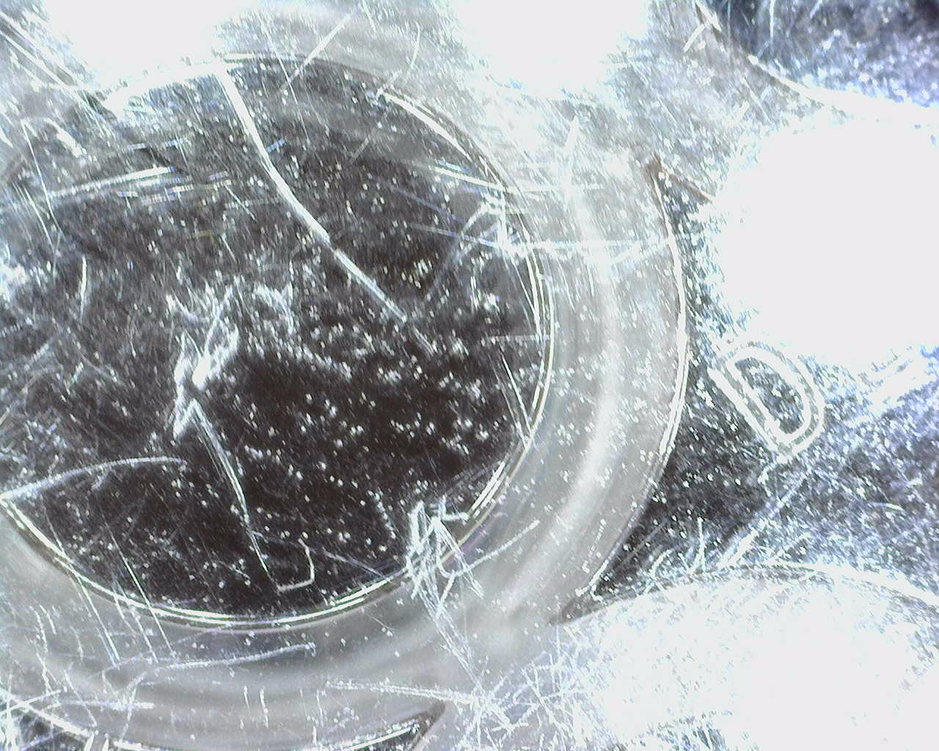
#> input picture well_plate_snapshots/wellplate_20260320_172923.png, 939 x 751 px, shrunk from 1280 x 1024 before the run, found by its file name
$ python Well_test.py
#> lines starting #> are read from the running program, lines starting #| are printed output that depends on the picture; after the words box and inside, x2 and y2 are one past the last pixel; in counts of white or black regions, pixels touching at a corner belong together
## Well test

import cv2
import numpy as np

IMAGE_PATH = "well_plate_snapshots/wellplate_20260320_172923.png"


def main():
    img = cv2.imread(IMAGE_PATH)
#> img is the input picture: shape (751, 939, 3); mean B, G, R 174.6, 170.9, 165.5
    if img is None:
        print("Failed to load image")
        return

    gray = cv2.cvtColor(img, cv2.COLOR_BGR2GRAY)
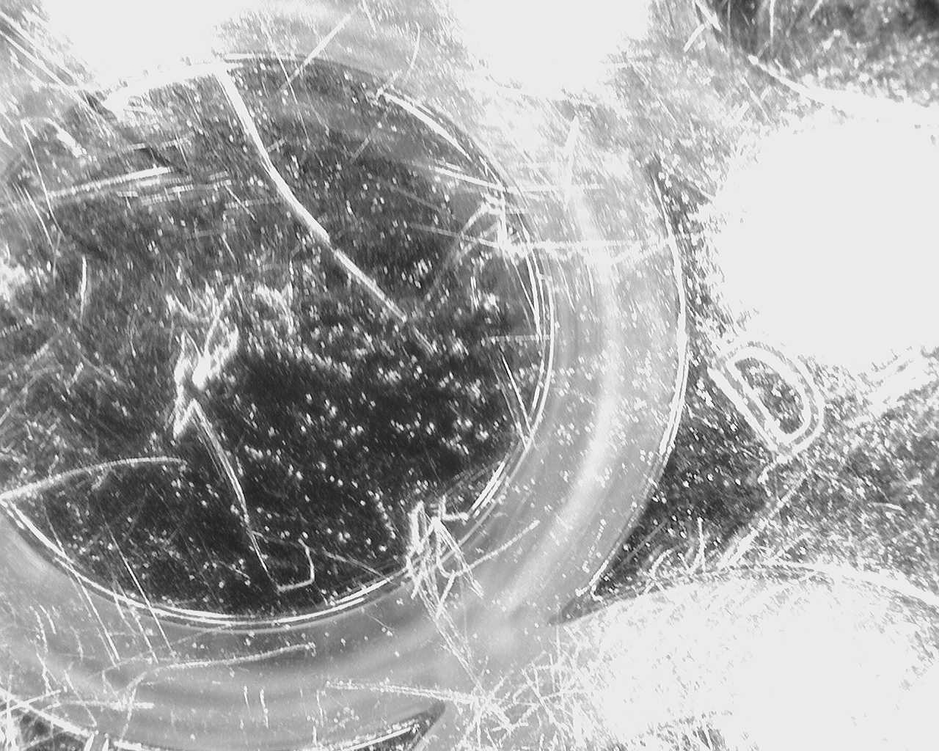
#> gray: shape (751, 939); min 3, max 255, mean 169.7

    # reduce noise
    blur = cv2.GaussianBlur(gray, (15, 15), 3)
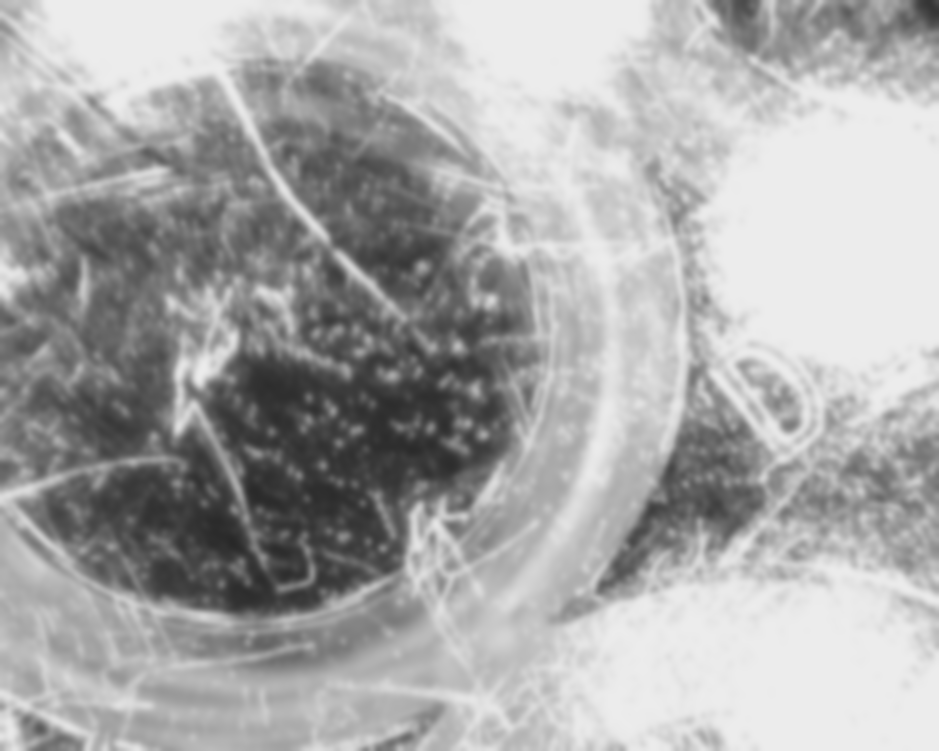
#> blur: shape (751, 939); min 40, max 236, mean 169.7

    _, thresh = cv2.threshold(blur, 200, 255, cv2.THRESH_BINARY)
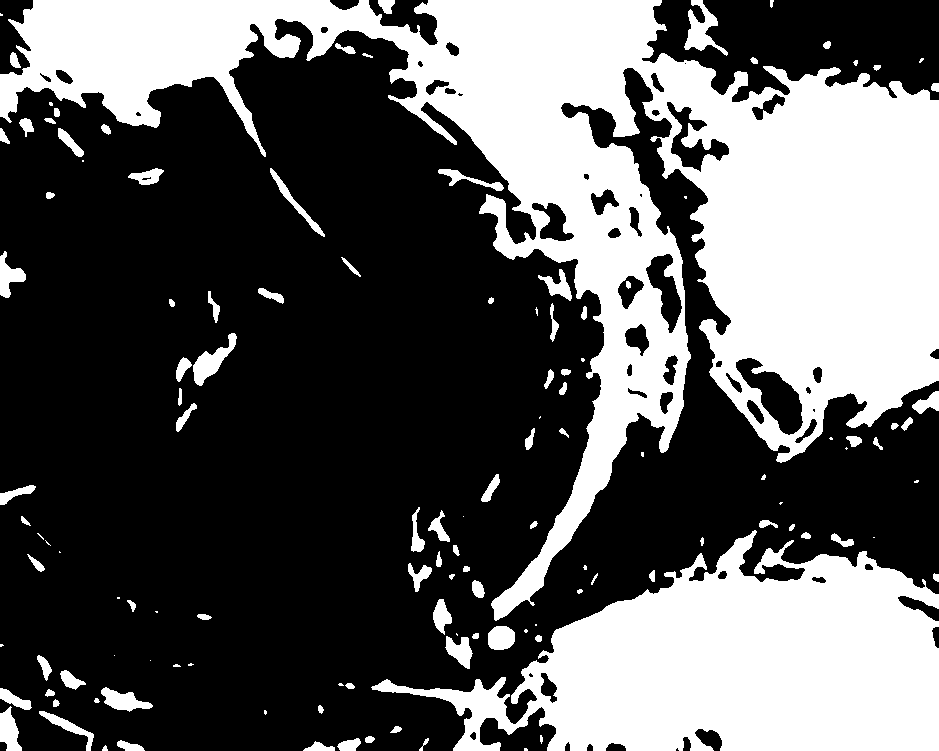
#> thresh: shape (751, 939); 36.2% white; 128 white regions (32 under 20 px), largest, box (x1, y1, x2, y2) and area: (0, 0, 939, 621) 169881, (371, 530, 939, 751) 69949, (684, 0, 728, 56) 965

    # edge detection
    edges = cv2.Canny(thresh, 50, 150)
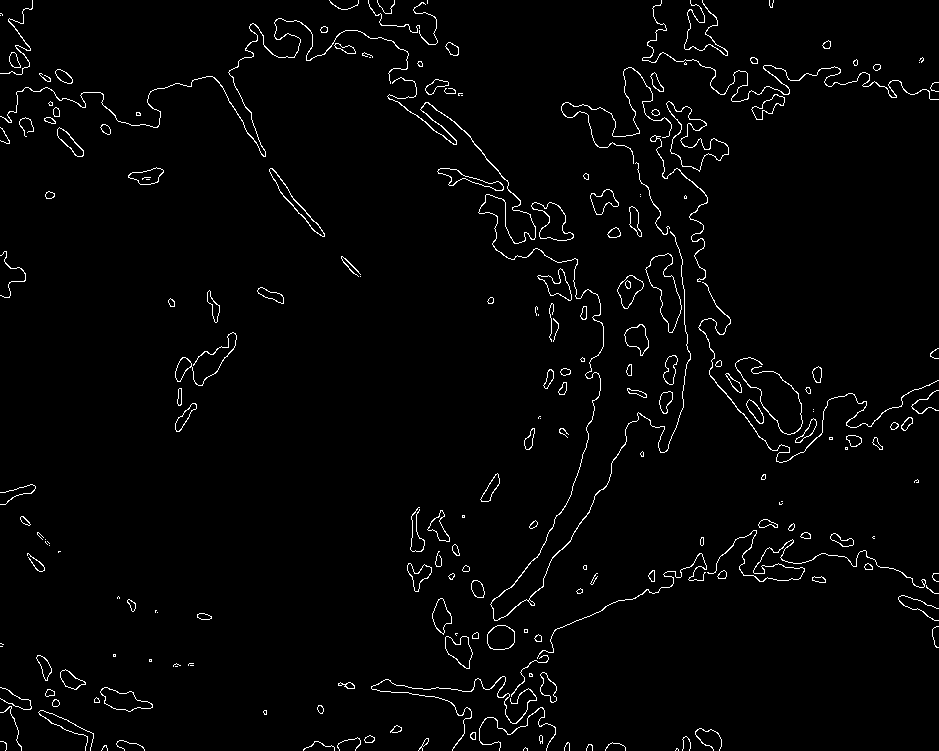
#> edges: shape (751, 939); 2.2% white in thin lines or dots

    # try circle detection
    circles = cv2.HoughCircles(
        blur,
        cv2.HOUGH_GRADIENT,
        dp=1.2,
        minDist=300,
        param1=100,
        param2=60,
        minRadius=200,
        maxRadius=500
    )
#> circles = None

    output = img.copy()

    if circles is not None:
        circles = np.uint16(np.around(circles))

        for (x, y, r) in circles[0]:
            # draw circle
            cv2.circle(output, (x, y), r, (0, 255, 0), 3)
            # draw center
            cv2.circle(output, (x, y), 3, (0, 0, 255), -1)

    cv2.imshow("Original", img)
    cv2.imshow("Edges", edges)
    cv2.imshow("Detected Circles", output)

    cv2.waitKey(0)
    cv2.destroyAllWindows()


if __name__ == "__main__":
    main()

$ run again, with well_plate_snapshots/wellplate_20260320_172916.png copied over well_plate_snapshots/wellplate_20260320_172923.png
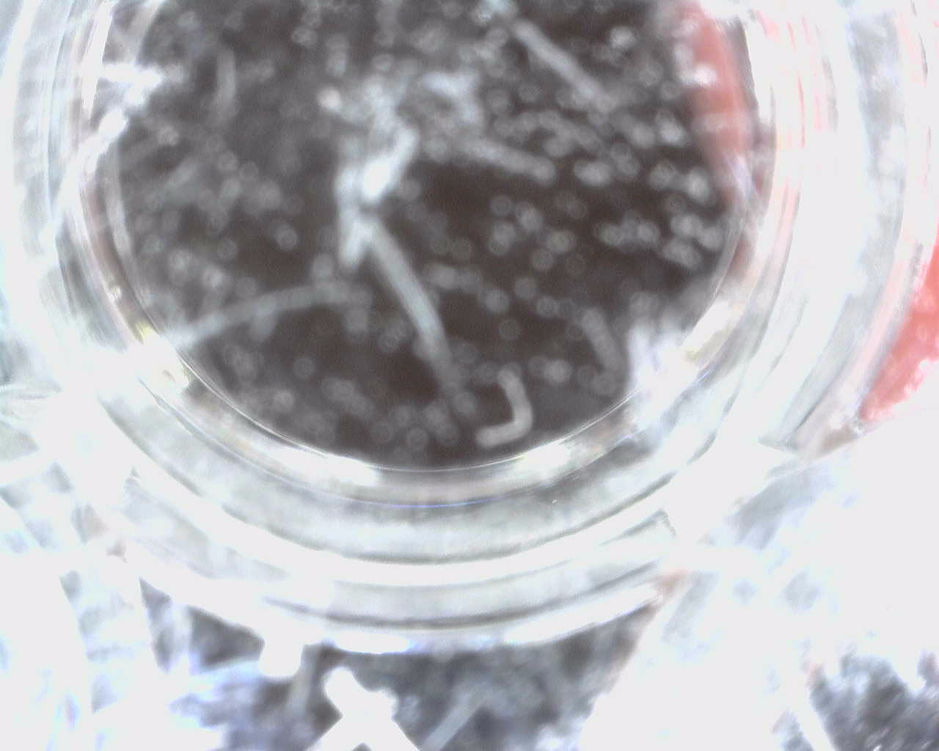
#> input picture well_plate_snapshots/wellplate_20260320_172916.png, 939 x 751 px, shrunk from 1280 x 1024 before the run, found by its file name
#> in main, img is the input picture: shape (751, 939, 3); mean B, G, R 182, 178.1, 178.5
#> in main, `_, thresh = cv2.threshold(blur, 200, 255, cv2.THRESH_BINARY)`:
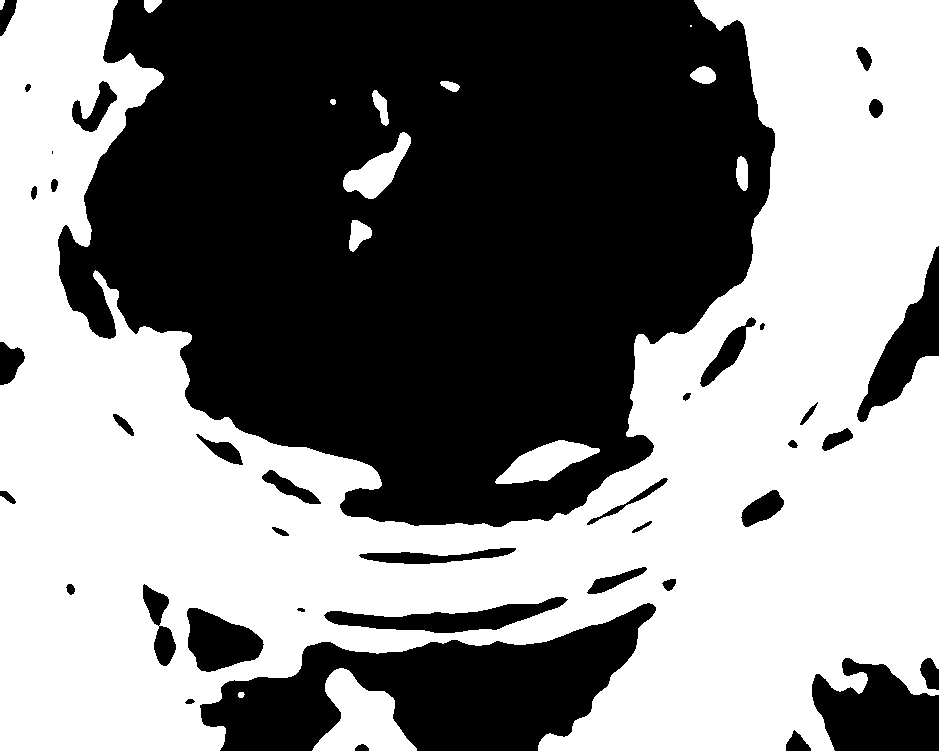
#> thresh: shape (751, 939); 51.5% white; 39 black regions (1 under 20 px), largest, box (x1, y1, x2, y2) and area: (58, 0, 775, 527) 276504, (200, 603, 656, 751) 34015, (812, 658, 939, 751) 8260
#> in main, `edges = cv2.Canny(thresh, 50, 150)`:
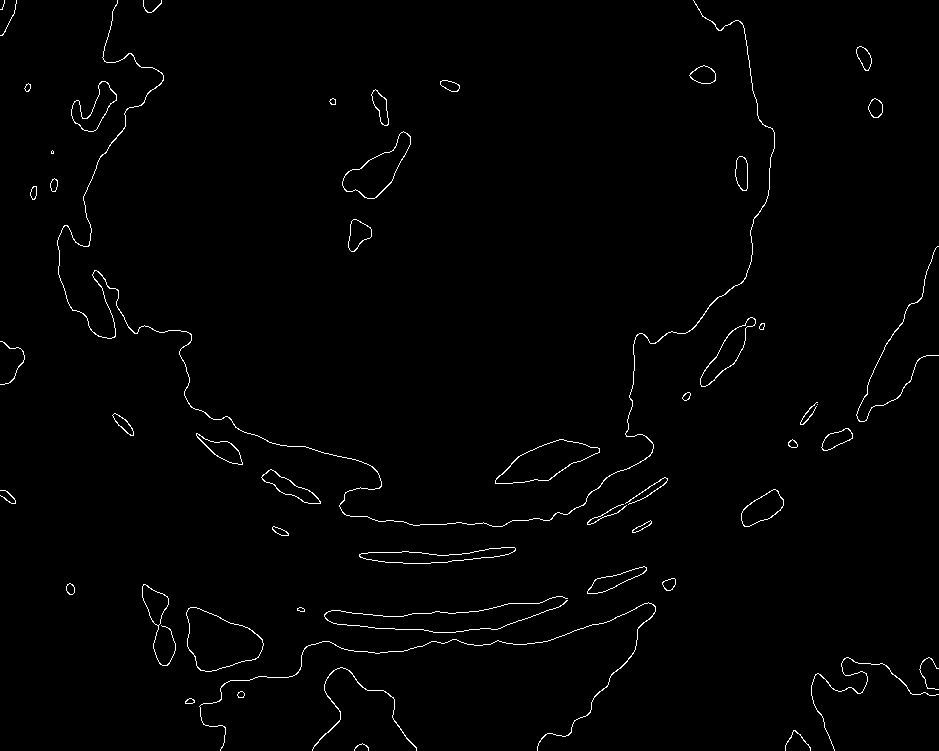
#> edges: shape (751, 939); 1.2% white in thin lines or dots
#> circles = None

$ run again, with well_plate_snapshots/wellplate_20260320_172918.png copied over well_plate_snapshots/wellplate_20260320_172923.png
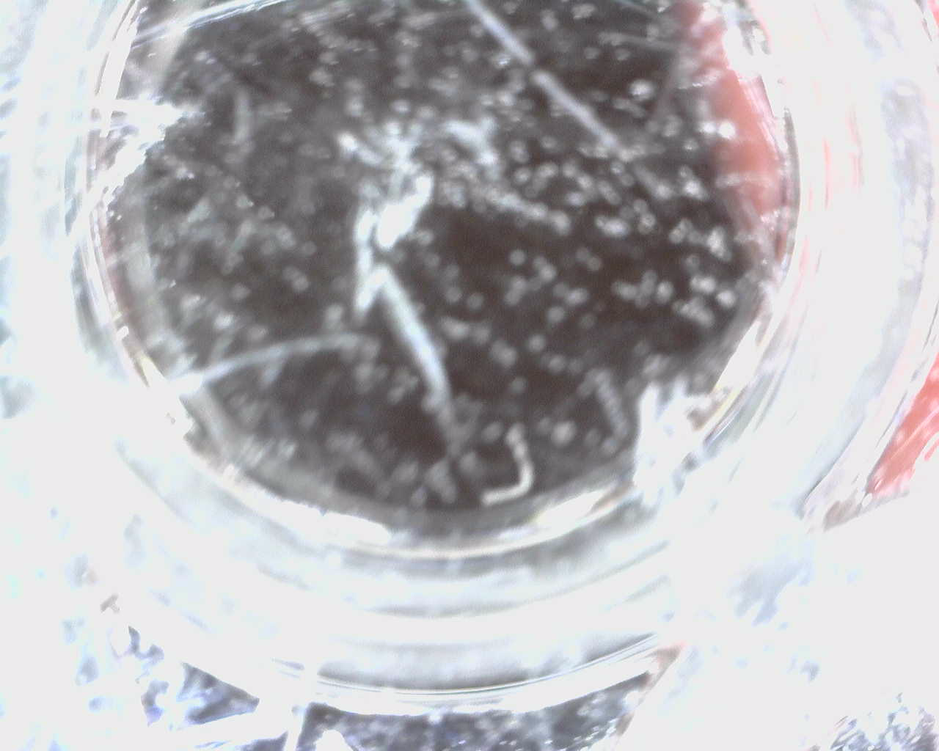
#> input picture well_plate_snapshots/wellplate_20260320_172918.png, 939 x 751 px, shrunk from 1280 x 1024 before the run, found by its file name
#> in main, img is the input picture: shape (751, 939, 3); mean B, G, R 185.4, 182.2, 183.4
#> in main, `_, thresh = cv2.threshold(blur, 200, 255, cv2.THRESH_BINARY)`:
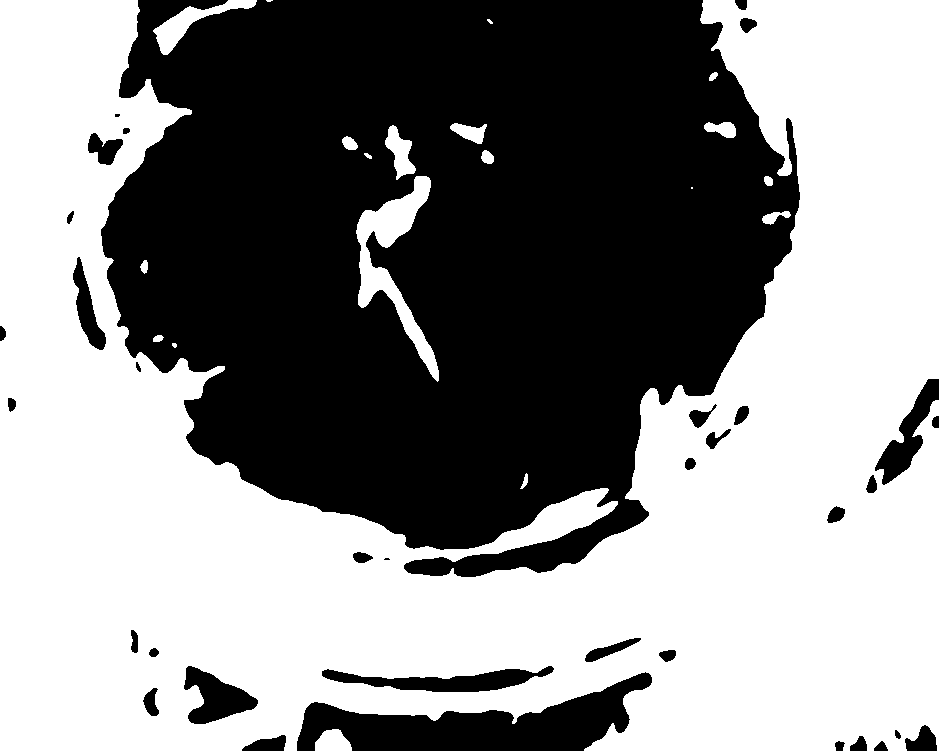
#> thresh: shape (751, 939); 54.6% white; 35 black regions (2 under 20 px), largest, box (x1, y1, x2, y2) and area: (101, 0, 800, 577) 293283, (297, 672, 652, 751) 13120, (322, 666, 554, 692) 2785
#> in main, `edges = cv2.Canny(thresh, 50, 150)`:
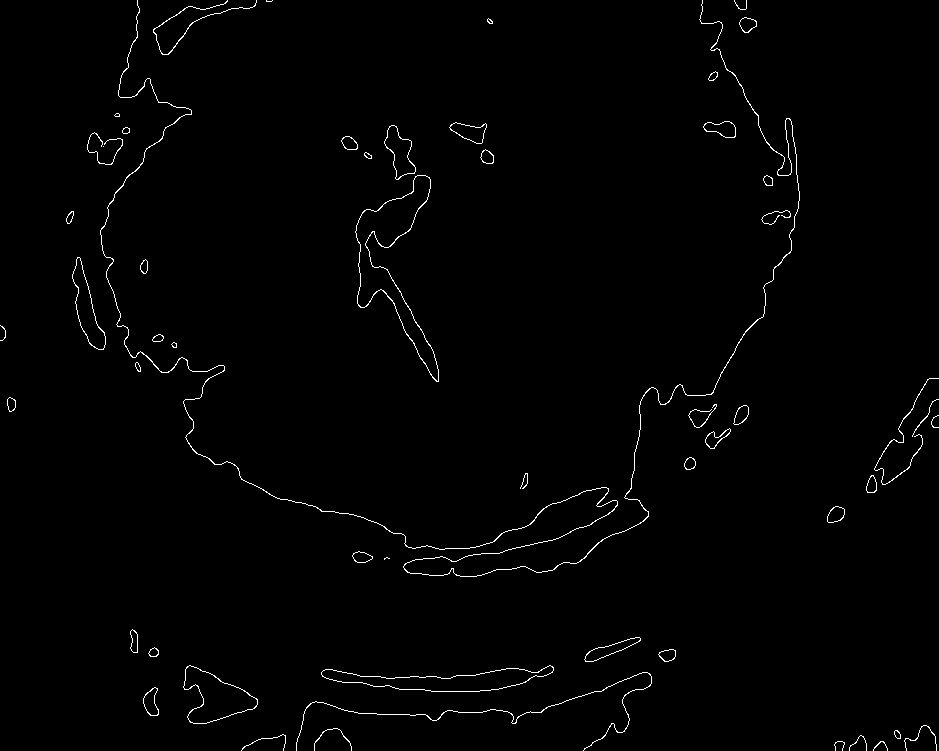
#> edges: shape (751, 939); 1.1% white in thin lines or dots
#> circles = None
